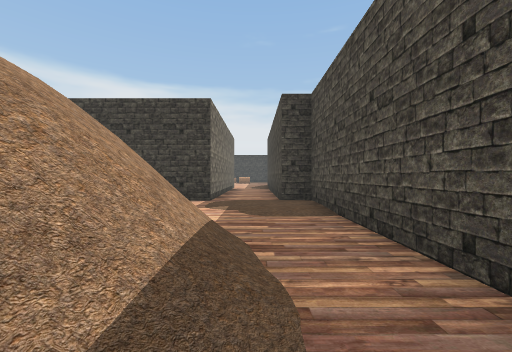
View 1 (above)

16 first-person views from a walk through a scene from a Unity 3-D project. The camera is 1.4 m above the floor, looks level and sees 90° across. The floor is counted in squares, 2 m on a side. Each view is taken from the middle of a square. On the plan, view 1 faces up. The plan holds only what a view shows up to about 9 squares ahead; the rest is blank. The player is left out.

View 2
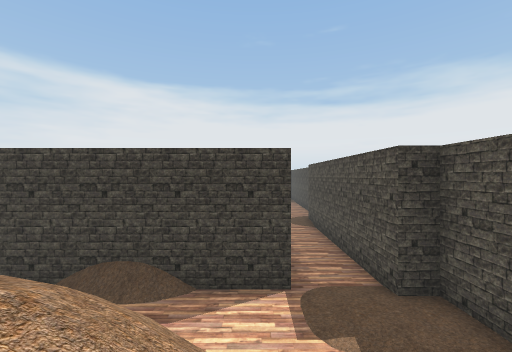

View 3
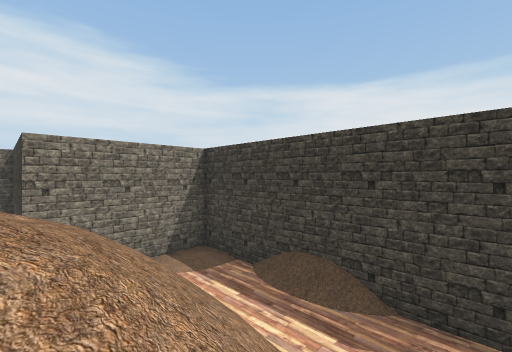

View 4
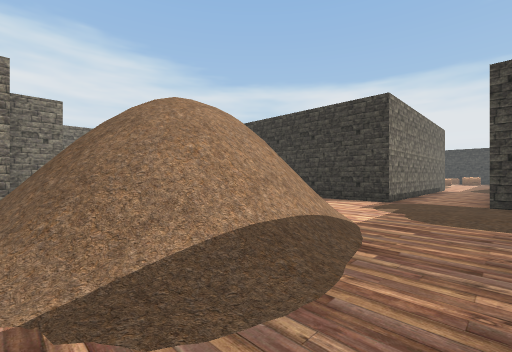

View 5
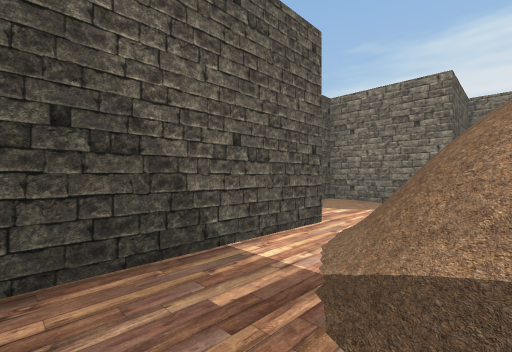

View 6
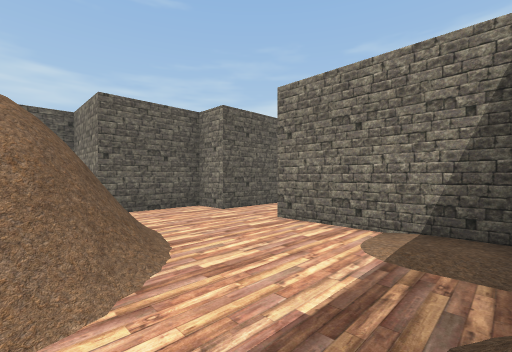

View 7
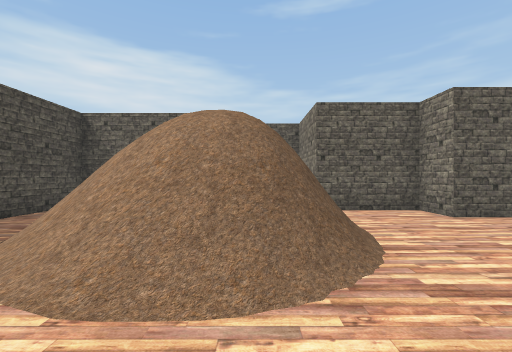

View 8
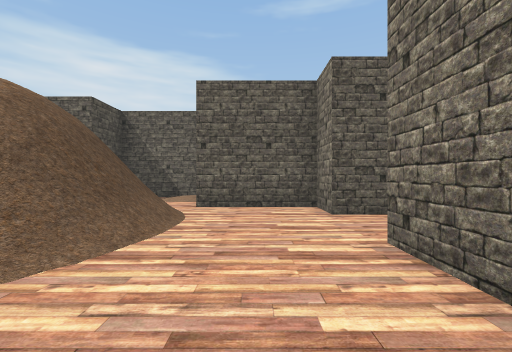

View 9
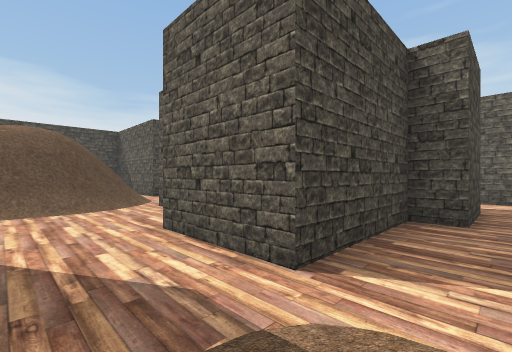

View 10
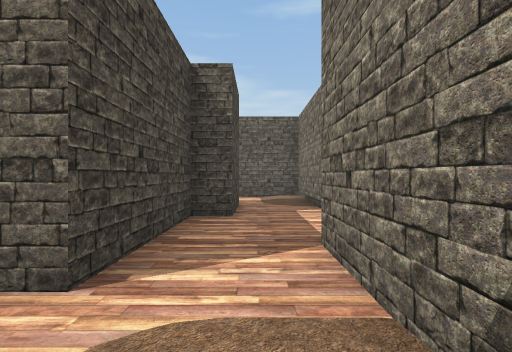

View 11
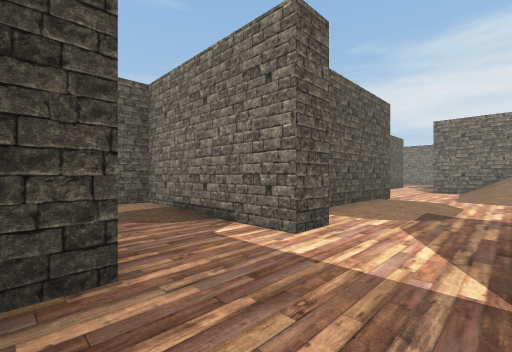

View 12
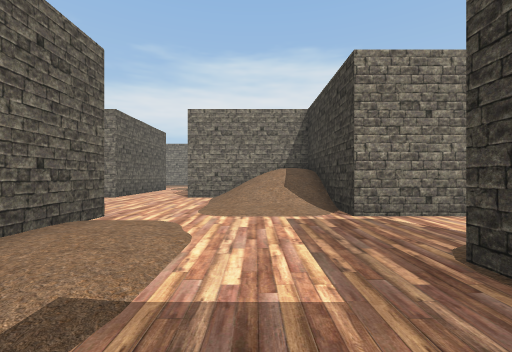

View 13
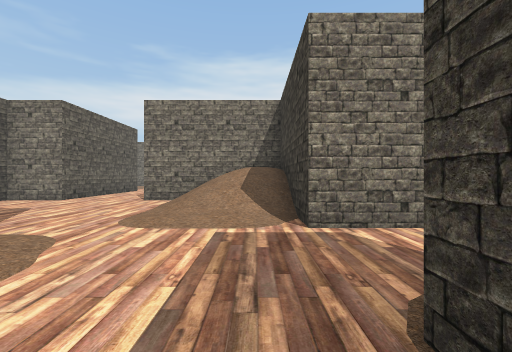

View 14
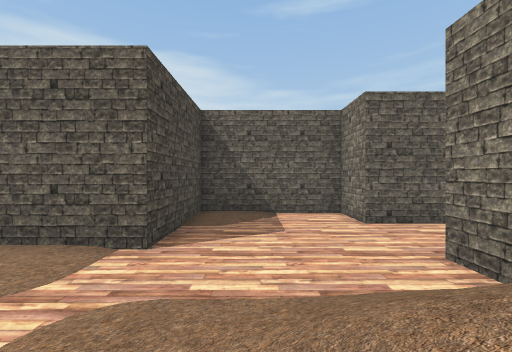

View 15
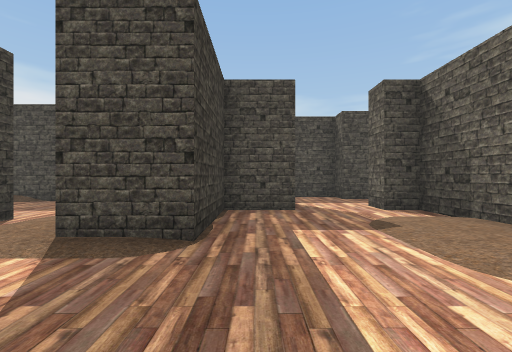

View 16
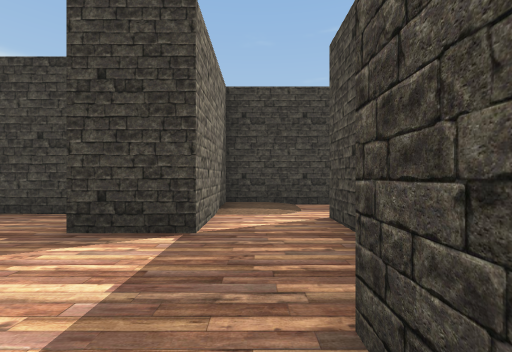

### Floor plan
Key: @ floor where view 1 was taken; # wall or solid block; . main floor; : floor 0.25 m higher than the main floor; + floor 2 m higher than the main floor; / step, stairs or slope; = window, fence, low wall or low ledge.
Columns run from 25 left of view 1 to 2 right of it. Each row starts with its distance up from view 1.
 11                         ..#
 10                        #..#
  9                        #..#
  8             .#  ########..#
  7            ..#  #:.///....##
  6          #...   #.........:#
  5          ..     #....///...#
  4      #. .:  #####...##/=/..#
  3      #..#   #:......#///#/.#
  2  #####..#####.......#/////.#
  1  #+///.....##..##...==////.#
  0  #///..........######===/@.#
 -1  #///..........#   # .######
 -2  #.....:::.#..##    ###
 -3 ......######..#
 -4 ......#    #..
 -5 ##....#    #:.
 -6  #...:#    #:.
 -7  ######    ####

Where each view was taken, in squares from view 1:
view 1: 0 up, 0 right, facing up
view 2: 2 up, 2 left, facing up
view 3: 3 up, 2 left, facing up-left
view 4: 0 up, 1 right, facing up-left
view 5: 1 up, 1 right, facing down-left
view 6: 7 up, 4 left, facing down-left
view 7: 7 up, 4 left, facing down
view 8: 6 up, 7 left, facing down
view 9: 3 up, 12 left, facing down-right
view 10: 3 up, 12 left, facing down
view 11: 0 up, 11 left, facing down-left
view 12: 0 up, 15 left, facing left
view 13: 1 up, 16 left, facing left
view 14: 1 up, 21 left, facing down
view 15: 1 up, 20 left, facing right
view 16: 3 down, 12 left, facing up
